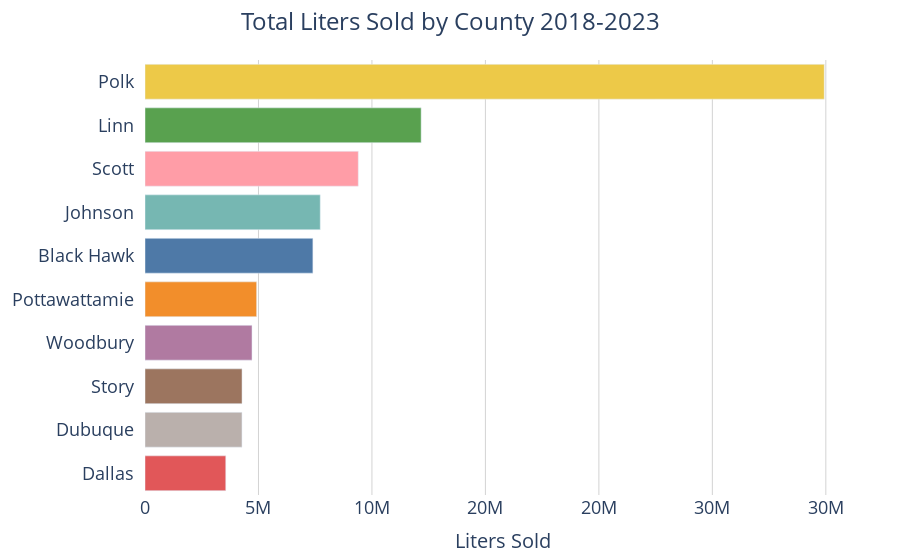

The cell this chart's notebook holds for it:
### Code cell
fig = px.bar(
    liters_per_county_df,
    x='liters_sold',
    y='county',
    orientation='h',  # Horizontal bar chart
    color='county',  # Assign colors based on 'county' field
    color_discrete_map=county_colors,  # Apply custom colors
    labels={'liters_sold': 'Liters Sold ', 'county': 'County '},  # Custom labels
    height=600  # Adjust height to accommodate all counties
)

# Update layout
fig.update_layout(
    xaxis=dict(
        title='Liters Sold',
        tickfont=dict(size=18),
        title_font = dict(size = 20),showgrid = True,
        gridcolor = 'LightGrey',
        tickformat= ".0s" # No decimal places, use SI notation

    ), 
    yaxis=dict(
        title=None,
        tickfont=dict(size=18),
        ticksuffix = '  ' #used to create pad between ytick labels and chart
        
    ),
    
    title=dict(
        text = "Total Liters Sold by County 2018-2023",
        x = .5,
        xanchor = 'center'
     ),

    showlegend=False,  # Hide legend since colors are used for encoding 'county'
    plot_bgcolor='rgba(0,0,0,0)',  # Transparent background for the plot area
    margin=dict(l=40, r=40, t=60, b=40),  # Left, Right, Top, Bottom margins
    title_font_size = 24
)

fig.show()

### Figure 1 — Plotly figure (JSON) as saved in the notebook; plotly's stock layout.template omitted (floating-point values rounded to 4 significant figures)
{"data": [{"alignmentgroup": "True", "hovertemplate": "County =%{y}<br>Liters Sold =%{x}<extra></extra>", "legendgroup": "Polk", "marker": {"color": "#edc948", "pattern": {"shape": ""}}, "name": "Polk", "offsetgroup": "Polk", "orientation": "h", "showlegend": true, "textposition": "auto", "type": "bar", "x": [29930000.0], "xaxis": "x", "y": ["Polk"], "yaxis": "y"}, {"alignmentgroup": "True", "hovertemplate": "County =%{y}<br>Liters Sold =%{x}<extra></extra>", "legendgroup": "Linn", "marker": {"color": "#59a14f", "pattern": {"shape": ""}}, "name": "Linn", "offsetgroup": "Linn", "orientation": "h", "showlegend": true, "textposition": "auto", "type": "bar", "x": [12170000.0], "xaxis": "x", "y": ["Linn"], "yaxis": "y"}, {"alignmentgroup": "True", "hovertemplate": "County =%{y}<br>Liters Sold =%{x}<extra></extra>", "legendgroup": "Scott", "marker": {"color": "#ff9da7", "pattern": {"shape": ""}}, "name": "Scott", "offsetgroup": "Scott", "orientation": "h", "showlegend": true, "textposition": "auto", "type": "bar", "x": [9397000.0], "xaxis": "x", "y": ["Scott"], "yaxis": "y"}, {"alignmentgroup": "True", "hovertemplate": "County =%{y}<br>Liters Sold =%{x}<extra></extra>", "legendgroup": "Johnson", "marker": {"color": "#76b7b2", "pattern": {"shape": ""}}, "name": "Johnson", "offsetgroup": "Johnson", "orientation": "h", "showlegend": true, "textposition": "auto", "type": "bar", "x": [7722000.0], "xaxis": "x", "y": ["Johnson"], "yaxis": "y"}, {"alignmentgroup": "True", "hovertemplate": "County =%{y}<br>Liters Sold =%{x}<extra></extra>", "legendgroup": "Black Hawk", "marker": {"color": "#4e79a7", "pattern": {"shape": ""}}, "name": "Black Hawk", "offsetgroup": "Black Hawk", "orientation": "h", "showlegend": true, "textposition": "auto", "type": "bar", "x": [7397000.0], "xaxis": "x", "y": ["Black Hawk"], "yaxis": "y"}, {"alignmentgroup": "True", "hovertemplate": "County =%{y}<br>Liters Sold =%{x}<extra></extra>", "legendgroup": "Pottawattamie", "marker": {"color": "#f28e2b", "pattern": {"shape": ""}}, "name": "Pottawattamie", "offsetgroup": "Pottawattamie", "orientation": "h", "showlegend": true, "textposition": "auto", "type": "bar", "x": [4920000.0], "xaxis": "x", "y": ["Pottawattamie"], "yaxis": "y"}, {"alignmentgroup": "True", "hovertemplate": "County =%{y}<br>Liters Sold =%{x}<extra></extra>", "legendgroup": "Woodbury", "marker": {"color": "#b07aa1", "pattern": {"shape": ""}}, "name": "Woodbury", "offsetgroup": "Woodbury", "orientation": "h", "showlegend": true, "textposition": "auto", "type": "bar", "x": [4715000.0], "xaxis": "x", "y": ["Woodbury"], "yaxis": "y"}, {"alignmentgroup": "True", "hovertemplate": "County =%{y}<br>Liters Sold =%{x}<extra></extra>", "legendgroup": "Story", "marker": {"color": "#9c755f", "pattern": {"shape": ""}}, "name": "Story", "offsetgroup": "Story", "orientation": "h", "showlegend": true, "textposition": "auto", "type": "bar", "x": [4276000.0], "xaxis": "x", "y": ["Story"], "yaxis": "y"}, {"alignmentgroup": "True", "hovertemplate": "County =%{y}<br>Liters Sold =%{x}<extra></extra>", "legendgroup": "Dubuque", "marker": {"color": "#bab0ac", "pattern": {"shape": ""}}, "name": "Dubuque", "offsetgroup": "Dubuque", "orientation": "h", "showlegend": true, "textposition": "auto", "type": "bar", "x": [4273000.0], "xaxis": "x", "y": ["Dubuque"], "yaxis": "y"}, {"alignmentgroup": "True", "hovertemplate": "County =%{y}<br>Liters Sold =%{x}<extra></extra>", "legendgroup": "Dallas", "marker": {"color": "#e15759", "pattern": {"shape": ""}}, "name": "Dallas", "offsetgroup": "Dallas", "orientation": "h", "showlegend": true, "textposition": "auto", "type": "bar", "x": [3559000.0], "xaxis": "x", "y": ["Dallas"], "yaxis": "y"}], "layout": {"autosize": true, "barmode": "relative", "legend": {"title": {"text": "County "}, "tracegroupgap": 0}, "margin": {"b": 40, "l": 40, "r": 40, "t": 60}, "plot_bgcolor": "rgba(0, 0, 0, 0)", "showlegend": false, "title": {"font": {"size": 24}, "text": "Total Liters Sold by County 2018-2023", "x": 0.5, "xanchor": "center"}, "xaxis": {"anchor": "y", "autorange": true, "domain": [0, 1], "gridcolor": "LightGrey", "range": [0, 31510000.0], "showgrid": true, "tickfont": {"size": 18}, "tickformat": ".0s", "title": {"font": {"size": 20}, "text": "Liters Sold"}, "type": "linear"}, "yaxis": {"anchor": "x", "autorange": true, "categoryarray": ["Dallas", "Dubuque", "Story", "Woodbury", "Pottawattamie", "Black Hawk", "Johnson", "Scott", "Linn", "Polk"], "categoryorder": "array", "domain": [0, 1], "range": [-0.5, 9.5], "tickfont": {"size": 18}, "ticksuffix": "  ", "title": {}, "type": "category"}}}
